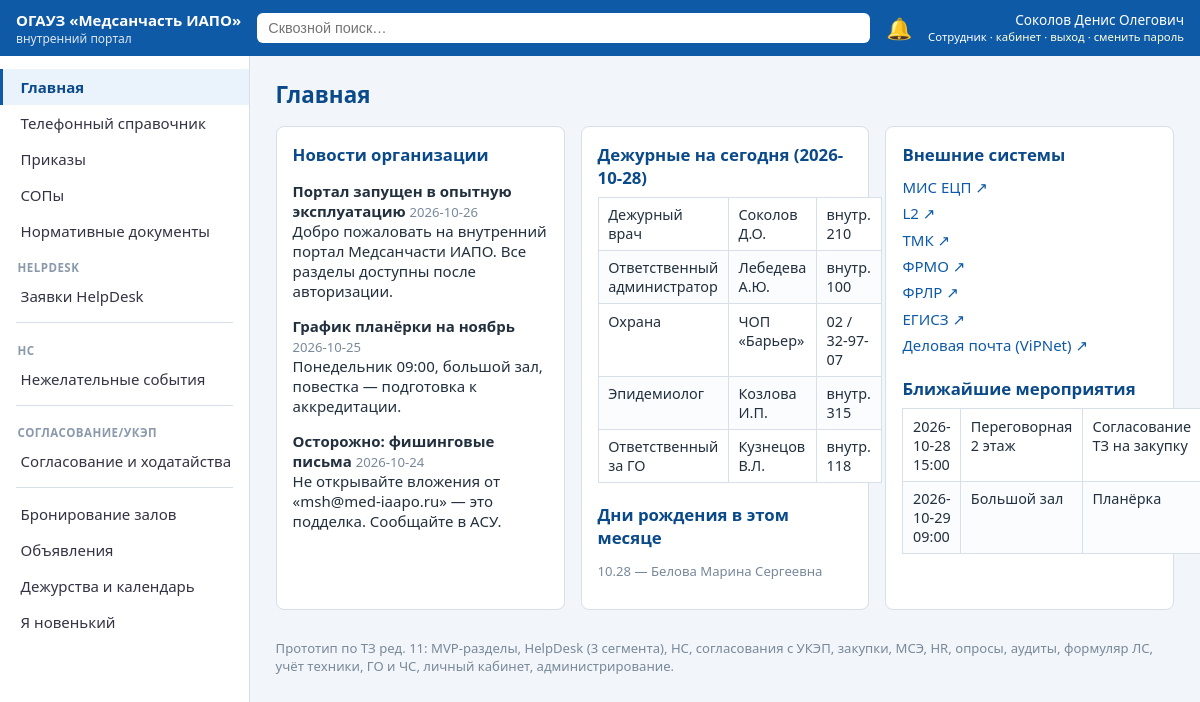
The app's page / (signed in) with its own data.
### tables this page shows
CREATE TABLE users(
  id INTEGER PRIMARY KEY, fio TEXT, dept_id INTEGER REFERENCES departments(id),
  position TEXT, email TEXT, role_key TEXT REFERENCES roles(key),
  username TEXT UNIQUE, pw_hash TEXT, salt TEXT, must_change_pw INTEGER DEFAULT 0,
  active INTEGER DEFAULT 1, birth_month_day TEXT);

CREATE TABLE news(id INTEGER PRIMARY KEY, title TEXT, body TEXT, created_at TEXT);

CREATE TABLE duty(id INTEGER PRIMARY KEY, service TEXT, fio TEXT, phone TEXT, day TEXT);

CREATE TABLE ext_links(id INTEGER PRIMARY KEY, name TEXT, url TEXT);

CREATE TABLE booking(id INTEGER PRIMARY KEY, hall TEXT, bdate TEXT, btime TEXT,
  duration INTEGER, topic TEXT, organizer TEXT);

### app.py (the view)
@app.get("/", response_class=HTMLResponse)
def index(request: Request):
    u = current_user(request)
    if not u:
        return RedirectResponse("/login", status_code=302)
    con = get_db()
    news = con.execute("SELECT * FROM news ORDER BY created_at DESC").fetchall()
    duty = con.execute("SELECT * FROM duty WHERE day=?", (str(TODAY),)).fetchall()
    links = con.execute("SELECT * FROM ext_links").fetchall()
    bdays = con.execute("SELECT fio, birth_month_day FROM users WHERE substr(birth_month_day,1,2)=? ORDER BY birth_month_day", (f"{TODAY.month:02d}",)).fetchall()
    events = con.execute("SELECT * FROM booking WHERE bdate>=? ORDER BY bdate,btime LIMIT 5", (str(TODAY),)).fetchall()
    con.close()
    return ctx(request, news=news, duty=duty, links=links, bdays=bdays, events=events, template="index.html", section="Главная")

### templates/index.html
{% extends "base.html" %}
{% block body %}
<div class="grid">
  <div class="card">
    <h2 style="margin-top:0">Новости организации</h2>
    {% for n in news %}<p><b>{{ n['title'] }}</b> <span class="muted">{{ n['created_at'] }}</span><br>{{ n['body'] }}</p>{% endfor %}
  </div>
  <div class="card">
    <h2 style="margin-top:0">Дежурные на сегодня ({{ today }})</h2>
    <table>{% for d in duty %}<tr><td>{{ d['service'] }}</td><td>{{ d['fio'] }}</td><td>{{ d['phone'] }}</td></tr>{% endfor %}</table>
    <h2>Дни рождения в этом месяце</h2>
    <p class="muted">{% for b in bdays %}{{ b['birth_month_day']|replace('-','.') }} — {{ b['fio'] }}{% if not loop.last %}; {% endif %}{% endfor %}</p>
  </div>
  <div class="card">
    <h2 style="margin-top:0">Внешние системы</h2>
    {% for l in links %}<a href="{{ l['url'] }}" target="_blank" style="display:block;padding:.2rem 0">{{ l['name'] }} ↗</a>{% endfor %}
    <h2>Ближайшие мероприятия</h2>
    <table>{% for e in events %}<tr><td>{{ e['bdate'] }} {{ e['btime'] }}</td><td>{{ e['hall'] }}</td><td>{{ e['topic'] }}</td></tr>{% endfor %}</table>
  </div>
</div>
<p class="muted">Прототип по ТЗ ред. 11: MVP-разделы, HelpDesk (3 сегмента), НС, согласования с УКЭП, закупки, МСЭ, HR, опросы, аудиты, формуляр ЛС, учёт техники, ГО и ЧС, личный кабинет, администрирование.</p>
{% endblock %}

### templates/base.html (shortened to what this page needs)
<!doctype html>
<html lang="ru">
<head>
<link rel="stylesheet" href="/static/style.css">
</head>
<body>
{% if user %}
<header class="topbar">
  <div class="brand"><a href="/" style="color:#fff;text-decoration:none">ОГАУЗ «Медсанчасть&nbsp;ИАПО»</a> <span>внутренний портал</span></div>
  <form action="/search" method="get" class="searchbox">
    <input name="q" placeholder="Сквозной поиск…" value="{{ q or '' }}">
  </form>
  <a class="bell" href="/notifications" title="Уведомления">🔔{% if unread %}<span class="badge">{{ unread }}</span>{% endif %}</a>
  <div class="who">{{ user['fio'] }}<br><small>{{ role_names.get(user['role_key'], user['role_key']) }} · <a href="/dashboard">кабинет</a> · <a href="/logout">выход</a> · <a href="/change-password">сменить пароль</a></small></div>
</header>
<div class="layout">
  <nav class="side" id="side">
    {% set rv = role_vis.get(user['role_key'], []) %}
    {% set ns_ = namespace(group="") %}
    {% for need_role, title, url in menu %}
      {% set allowed = (need_role == "") or ('*' in rv) or (need_role in rv) %}
      {% if allowed %}
        {% if need_role != ns_.group %}
          {% if ns_.group %}<div class="navsep"></div>{% endif %}
          {% set ns_.group = need_role %}
          {% if need_role %}<div class="navgroup">{{ need_role }}</div>{% endif %}
        {% endif %}
        <a href="{{ url }}" class="{{ 'active' if request.url.path == url }}">{{ title }}</a>
      {% endif %}
    {% endfor %}
  </nav>
  <main class="content">
    <h1>{{ section }}</h1>
    {% block body %}{% endblock %}
  </main>
</div>
{% else %}
<main style="padding:2rem">{% block anon %}{% endblock %}</main>
{% endif %}
</body>
</html>

### static/style.css (style rules this page uses)
:root { --c1:#0e5aa7;--c2:#0b4a8a;--bg:#f2f5f9;--line:#d7dfe8;--ok:#1a7f37;--warn:#b35c00;--err:#c0392b }
* { box-sizing:border-box }
body { margin:0;font-family:'Segoe UI',Roboto,Arial,sans-serif;background:var(--bg);color:#22303e;font-size:15px }
a { color:var(--c1);text-decoration:none }
.topbar { display:flex;align-items:center;gap:1rem;background:var(--c1);color:#fff;padding:.6rem 1rem;position:sticky;top:0;z-index:10 }
.topbar a { color:#ffd }
.brand { font-weight:600 }
.brand span { display:block;font-weight:400;font-size:.75rem;opacity:.85 }
.searchbox { flex:1;display:flex }
.searchbox input { width:100%;padding:.45rem .7rem;border-radius:6px;border:0;font-size:.9rem }
.bell { position:relative;font-size:1.3rem;text-decoration:none }
.who { font-size:.85rem;text-align:right;line-height:1.2 }
.layout { display:flex;min-height:calc(100vh - 60px) }
.side { width:250px;background:#fff;border-right:1px solid var(--line);padding:.8rem 0;flex-shrink:0 }
.side a { display:block;padding:.5rem 1.1rem;color:#334;border-left:3px solid transparent }
.side a.active { border-left-color:var(--c1);background:#eaf2fb;color:var(--c2);font-weight:600 }
.content { flex:1;padding:1.2rem 1.6rem;max-width:1200px }
h1 { margin:.2rem 0 1rem;font-size:1.4rem;color:var(--c2) }
h2 { font-size:1.05rem;color:var(--c2);margin:1.2rem 0 .5rem }
table { border-collapse:collapse;width:100%;background:#fff;font-size:.9rem }
th,td { border:1px solid var(--line);padding:.45rem .6rem;text-align:left;vertical-align:top }
tr:nth-child(even) td { background:#fafcfe }
.card { background:#fff;border:1px solid var(--line);border-radius:8px;padding:1rem;margin-bottom:1rem }
.grid { display:grid;grid-template-columns:repeat(auto-fit,minmax(280px,1fr));gap:1rem }
.muted { color:#78899a;font-size:.82rem }
.navgroup { padding:.7rem 1.1rem .2rem;font-size:.72rem;text-transform:uppercase;letter-spacing:.04em;color:#8a99ab;font-weight:600 }
.navsep { border-top:1px solid var(--line);margin:.5rem 1rem }

### records on screen
users: fio "Соколов Денис Олегович", get "Сотрудник"
news: title "Портал запущен в опытную эксплуатацию", created_at "2026-10-26", body "Добро пожаловать на внутренний портал Медсанчасти ИАПО. Все разделы доступны после авторизации."
news: title "График планёрки на ноябрь", created_at "2026-10-25", body "Понедельник 09:00, большой зал, повестка — подготовка к аккредитации."
news: title "Осторожно: фишинговые письма", created_at "2026-10-24", body "Не открывайте вложения от «msh@med-iaapo.ru» — это подделка. Сообщайте в АСУ."
duty: service "Дежурный врач", fio "Соколов Д.О.", phone "внутр. 210"
duty: service "Ответственный администратор", fio "Лебедева А.Ю.", phone "внутр. 100"
duty: service "Охрана", fio "ЧОП «Барьер»", phone "02 / 32-97-07"
duty: service "Эпидемиолог", fio "Козлова И.П.", phone "внутр. 315"
duty: service "Ответственный за ГО", fio "Кузнецов В.Л.", phone "внутр. 118"
users: birth_month_day "10.28", fio "Белова Марина Сергеевна"
ext_links: name "МИС ЕЦП"
ext_links: name "L2"
ext_links: name "ТМК"
ext_links: name "ФРМО"
ext_links: name "ФРЛР"
ext_links: name "ЕГИСЗ"
ext_links: name "Деловая почта (ViPNet)"
booking: bdate "2026-10-28", btime "15:00", hall "Переговорная 2 этаж", topic "Согласование ТЗ на закупку"
booking: bdate "2026-10-29", btime "09:00", hall "Большой зал", topic "Планёрка"

### other values on screen
{{ title }} "Главная" "Телефонный справочник" "Приказы" "СОПы" "Нормативные документы" "Заявки HelpDesk" "Нежелательные события" "Согласование и ходатайства" "Бронирование залов" "Объявления" "Дежурства и календарь" "Я новенький"
{{ need_role }} "HELPDESK" "НС" "СОГЛАСОВАНИЕ/УКЭП"
{{ section }} "Главная"
{{ today }} "2026-10-28"
